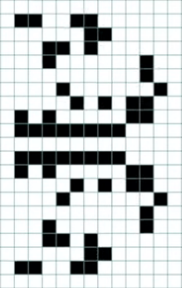
#> input picture images/vaisseau.png, 182 x 288 px
$ python lifegame.py
#> lines starting #> are read from the running program, lines starting #| are printed output that depends on the picture
#!/usr/bin/env python3
# -*- coding: utf-8 -*-

# File : lifegame.py
# Created by Anthony Giraudo the 16/12/2019

"""Attempt to get a boolean numpy array, easy to use to initialise a lifegame simulation, from an image.
"""

# Modules

import numpy as np
from matplotlib import pyplot as plt
import matplotlib.cm as cm

from skimage import color
from skimage.util import view_as_blocks
from skimage.io import imread
from skimage import measure


# Main
if __name__ == "__main__":

    image = color.rgb2gray(imread("vaisseau.png"))
#> image: shape (288, 182) float64; min 0, max 1, mean 0.765
    print(image.shape)
#| (288, 182)

    # Find contours
    black_contours = np.array(measure.find_contours(image, 0.05), dtype=object)
    white_contours = np.array(measure.find_contours(image, 0.95), dtype=object)

    contours = np.append(black_contours, white_contours)

    block_pos = np.zeros((contours.shape[0], 2))
    block_size = np.zeros((contours.shape[0], 2))

    for i, contour in enumerate(contours):
        block_pos[i][:] = np.mean(contour, axis=0)
        block_size[i][:] = np.amax(contour, axis=0) - np.amin(contour, axis=0)
#> after the loop, block_pos = 273 pairs, first value 6.56 to 281.1, second value 6.74 to 174.7; block_size = 273 pairs, first value 10.61 to 12.08, second value 10.75 to 12.23

    mean_size = np.mean(block_size, axis=0)
#> mean_size = [11.38, 11.63]

    # remove wrong detection
    rtol = 2e-1
    filter = np.logical_and(np.isclose(block_size[:, 0], mean_size[0], rtol=rtol), np.isclose(block_size[:, 1], mean_size[1], rtol=rtol))

    block_pos = block_pos[filter]
    block_size = block_size[filter]
    contours = contours[filter]
    black_contours = black_contours[filter[:black_contours.shape[0]]]
    white_contours = white_contours[filter[-white_contours.shape[0]:]]

    # number of blocks
    atolx = mean_size[0] / 2
#> atolx = 5.69
    atoly = mean_size[1] / 2
#> atoly = 5.82

    ny_block = np.count_nonzero(np.isclose(block_pos[:, 0], block_pos[0, 0], atol=atolx))
#> ny_block = 13
    nx_block = np.count_nonzero(np.isclose(block_pos[:, 1], block_pos[0, 1], atol=atoly))
#> nx_block = 21

    print("Total blocks:", block_pos.shape[0])
#| Total blocks: 273
    print("nx blocks:", nx_block)
#| nx blocks: 21
    print("ny blocks:", ny_block)
#| ny blocks: 13

    # shape of blocks

    block_shape = (image.shape[0] // nx_block, image.shape[1] // ny_block)
#> block_shape = (13, 14)

    # calculate the few pixels to be removed to have a good size
    toRemove_xsize = image.shape[0] % nx_block
#> toRemove_xsize = 15
    toRemove_ysize = image.shape[1] % ny_block
#> toRemove_ysize = 0

    # see the image as a matrix of blocks (of shape block_shape)
    new_image = image[toRemove_xsize:, toRemove_ysize:]
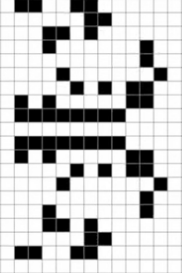
#> new_image: shape (273, 182) float64; min 0, max 1, mean 0.756
    view = view_as_blocks(new_image, block_shape)

    # collapse the last two dimensions in one
    flatten_view = view.reshape(view.shape[0], view.shape[1], -1)

    # resample the image by taking the mean value of each blocks
    mean_view = np.mean(flatten_view, axis=2)
    cells = mean_view > 0.5

    # display results
    plt.subplot(131)
    plt.imshow(image, cmap=cm.Greys_r)
    plt.title("Original")
    plt.axis('off')

    plt.subplot(132)
    plt.imshow(image, cmap=cm.Greys_r)
    for contour in contours:
        plt.plot(contour[:, 1], contour[:, 0], linewidth=2)
    plt.title("Contours")
    plt.axis('off')

    plt.subplot(133)
    plt.imshow(cells, cmap=cm.Greys_r, aspect='equal')
    plt.title("Result, {} cells detected".format(np.count_nonzero(cells)))
    plt.axis('off')

    plt.show()
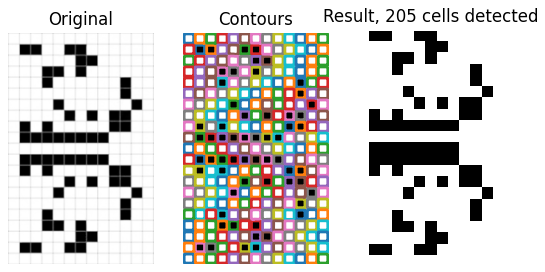
#> figure drawn by matplotlib, 3 panels

$ run again, with images/image_test.png copied over images/vaisseau.png
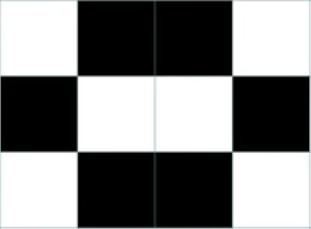
#> input picture images/image_test.png, 311 x 229 px
#| (229, 311)
#> the loop `for i, contour in enumerate(contours):` made 12 passes
#> after the loop `for i, contour in enumerate(contours):`: block_pos = [[38.07, 115.7], [38.07, 193.6], [113.9, 38.2], [113.9, 271.1], [189.2, 115.7], [189.2, 193.6], [37.98, 38.19], [37.98, 271.1], [113.9, 115.7], [113.9, 193.6], [190.4, 37.31], [189.6, 270.6]]; block_size = [[72.58, 74.35], [72.59, 74.66], [72.95, 74.36], [72.96, 74.46], [72.85, 74.4], [72.81, 74.7], [73.04, 74.64], [73.09, 74.71], [72.98, 74.45], [73, 74.68], [73.22, 74.53], [73.22, 74.77]]
#> mean_size = [72.94, 74.56]
#> filter = [True, True, True, True, True, True, True, True, True, True, True, True]
#> atolx = 36.47
#> atoly = 37.28
#> ny_block = 4
#> nx_block = 3
#| Total blocks: 12
#| nx blocks: 3
#| ny blocks: 4
#> block_shape = (76, 77)
#> toRemove_xsize = 1
#> toRemove_ysize = 3
#> `new_image = image[toRemove_xsize:, toRemove_ysize:]`:
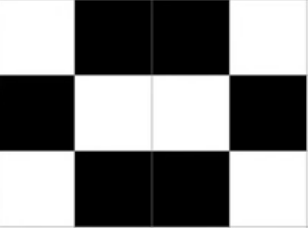
#> new_image: shape (228, 308) float64; min 0, max 1, mean 0.502
#> mean_view = [[0.956, 0.0192, 0.034, 0.984], [0.0466, 0.981, 0.967, 0.0309], [0.964, 0.0195, 0.0338, 0.992]]
#> cells = [[True, False, False, True], [False, True, True, False], [True, False, False, True]]
#> the loop `for contour in contours:` made 12 passes
#> `plt.show()`:
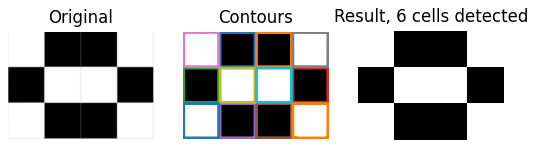
#> figure drawn by matplotlib, 3 panels
